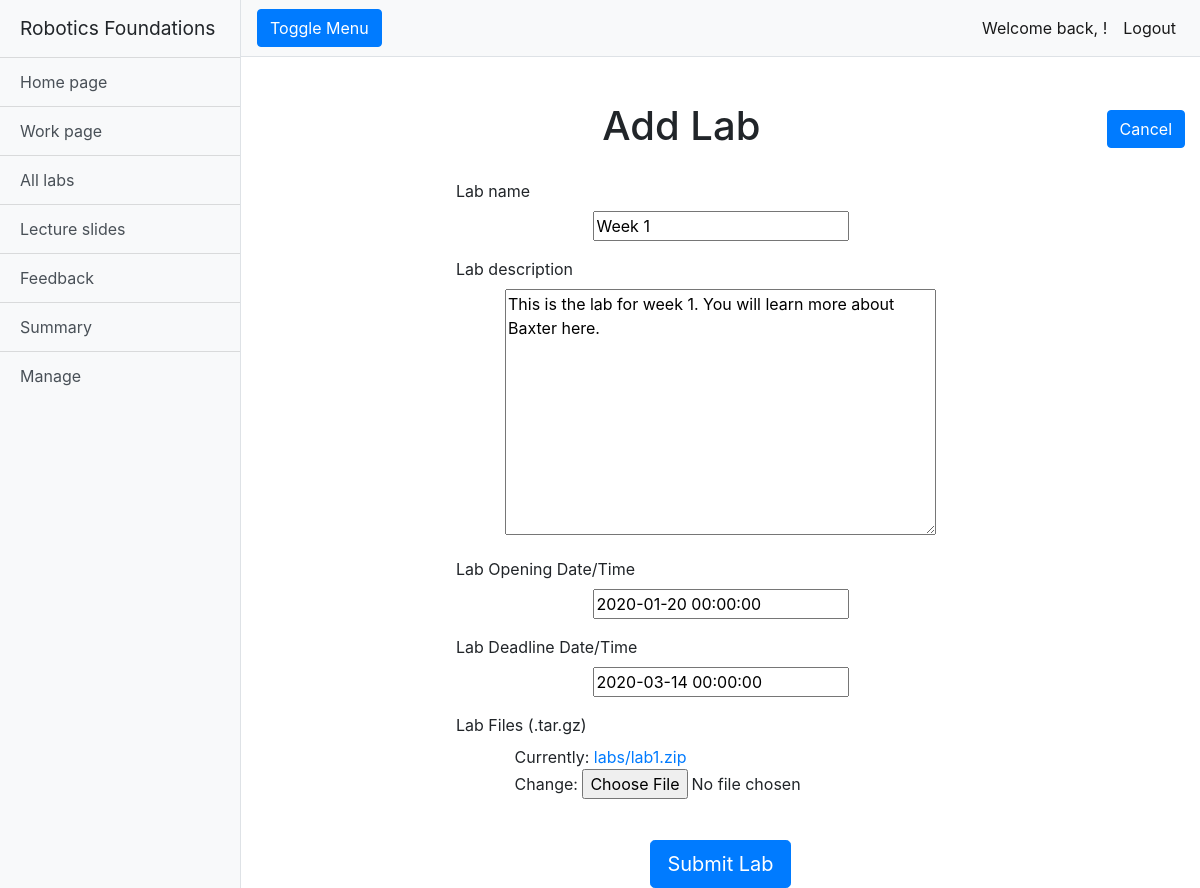
The app's page /rfwa/update_lab/week-1/ (signed in), older data.
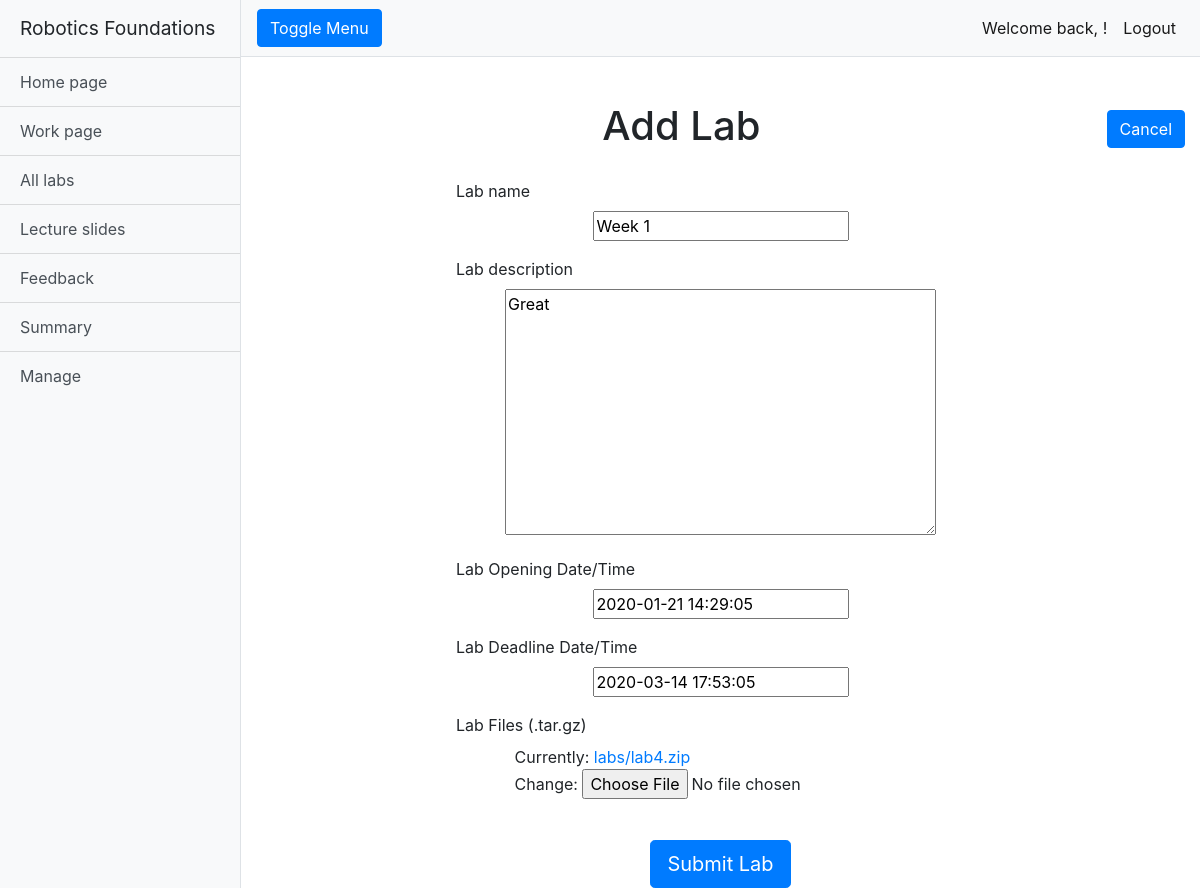
The same page, newer data.
### rfwa/models.py (models this page shows, shortened)
class Lab(models.Model):
    name = models.CharField(max_length=128)
    description = models.TextField(max_length=2048)
    open_Date = models.DateTimeField(timezone.now())
    close_Date = models.DateTimeField(timezone.now())
    lab_Files = models.FileField(upload_to='labs/')
    slug = models.SlugField(primary_key=True, blank=True)

### rfwa/views.py (the view)
# urls.py: path("update_lab/<slug:labName>/", views.update_lab, name='update_lab'),
@login_required
def update_lab(request, labName):
    current_lab = Lab.objects.get(slug=labName)
    form = LabForm(instance=current_lab)
    if request.method == 'POST':
        form = LabForm(request.POST, instance=current_lab)
        if form.is_valid():
            form.save()
            return redirect('manage_labs')
    return render(request, 'rfwa/add_lab.html', {'form': form})

### rfwa/forms.py
class LabForm(forms.ModelForm):
    name = forms.CharField(max_length = 128, label="Lab name")
    description = forms.CharField(max_length = 2048, widget=forms.Textarea, label="Lab description")
    open_Date = forms.DateTimeField(label="Lab Opening Date/Time")
    close_Date = forms.DateTimeField(label="Lab Deadline Date/Time")
    lab_Files = forms.FileField(label="Lab Files (.tar.gz)")
    class Meta:
        model = Lab
        fields = ('name', 'description', 'open_Date', 'close_Date', 'lab_Files')

### templates/rfwa/add_lab.html (shortened to what this page needs)
{% extends 'rfwa/base.html' %}
{% load static %}
{% block extra_head %}
<link href="{% static 'css/manage_page.css' %}" rel="stylesheet">
{% endblock %}
{% block body_block %}
<div class="container-fluid">
  <div class="row">
    <h1 class="col-12 text-center mt-4">Add Lab<a class="rightside" href="/rfwa/manage_labs/"><button type="button"
          class="btn btn-primary">Cancel</button></a></h1>
  </div>
  <form class="mx-auto" method="post" enctype="multipart/form-data">
    {% for field in form.visible_fields %}
    <div class="form-group">
      <label class="form-text-label">{{ field.label }}</label>
      <div class="input-group">
        <div class="mx-auto">{{ field }}</div>
      </div>
    </div>
    {% endfor %}
    <div class="submit-button-wrapper">
      <button type="submit" class="btn btn-primary btn-lg submit-button" >Submit Lab</button>
    </div>
  </form>
</div>
{% endblock %}

Row changes from the older to the newer data that the page shows:
changed Lab "Week 1": description "This is the lab for week 1. You will learn more about Baxter here." → "Great"; open_Date "2020-01-20 00:00:00" → "2020-01-21 14:29:05"; close_Date "2020-03-14 00:00:00" → "2020-03-14 17:53:05"
Text that changed along with them:
text no longer shown: "Currently: labs/lab1.zip Change:"
text now shown: "Currently: labs/lab4.zip Change:"
